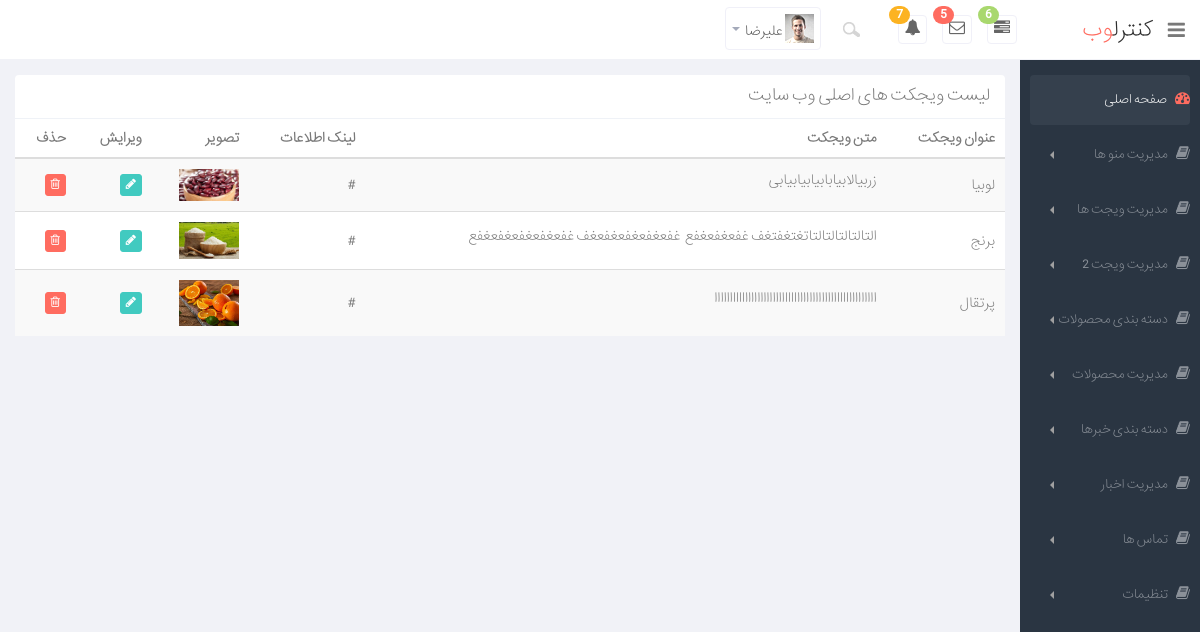
/admin/dashbord.php?m=widget&p=list (signed in), run on the app's committed database.
### tables this page shows
CREATE TABLE IF NOT EXISTS `widget_tbl` (
  `id` int(11) NOT NULL AUTO_INCREMENT,
  `title` varchar(100) NOT NULL,
  `text` text NOT NULL,
  `img` varchar(100) NOT NULL,
  `url_details` varchar(50) NOT NULL,
  PRIMARY KEY (`id`)
);

### include/widget.php (called while the page is built, shortened)
<?php
function listwidgetadmin()
{
    $connection = config();
    $sql = "SELECT * FROM widget_tbl";
    $row = mysqli_query($connection, $sql);
    while ($res = mysqli_fetch_assoc($row)) {
        $result[] = $res;
    }
    return $result;
}

### admin/widget/list.php (the view)
<div class="row">
    <div class="col-lg-12">
        <section class="panel">
            <header class="panel-heading">
                            لیست ویجکت های اصلی وب سایت
            </header>
            <table class="table table-striped table-advance table-hover">
                <thead>
                <tr>
                    <th>  عنوان ویجکت</th>
                    <th> متن ویجکت</th>
                    <th>لینک اطلاعات</th>
                    <th>تصویر </th>
                    <th>ویرایش</th>
                    <th>حذف</th>
                </tr>
                </thead>
                <tbody>
                <?php
                    $list=listwidgetadmin();
                    foreach ($list as $val):
                ?>
                <tr>
                    <td><?php echo $val['title']; ?></td>
                    <td><?php echo $val['text']; ?></td>
                    <td><?php echo $val['url_details']; ?></td>
                    <td><img width="60"  src="<?php echo $val['img']; ?>"/></td>
                    <td><a href="dashbord.php?m=widget&p=edit&id=<?php echo $val['id']; ?>" class="btn btn-primary btn-xs"><i class="icon-pencil"></i></a></td>
                    <td><a href="dashbord.php?m=widget&p=delete&id=<?php echo $val['id']; ?>" class="btn btn-danger btn-xs"><i class="icon-trash "></i></a></td>
                </tr>
                <?php
                endforeach;
                ?>
                </tbody>
            </table>
        </section>
    </div>
</div>

### admin/css/style.css (style rules this page uses)
body { color: #797979; background: #f1f2f7; font-family: 'main', sans-serif; padding: 0px !important; margin: 0px !important; font-size:13px; }
.table-advance tr td { vertical-align: middle !important; }
body { direction:rtl; }

### data on the page
widget_tbl: title "لوبیا", text "زربیالابیابابیابیابیابی", url_details "#", img (picture)
widget_tbl: title "برنج", text "التالتالتالتالتاتغتغفتغف غفعغفعغفع غفعغفعغفعغفعغف غفعغفعغفعغفعغفع", url_details "#", img (picture)
widget_tbl: title "پرتقال", text "ااااااااااااااااااااااااااااااااااااااااااااااااااااا", url_details "#", img (picture)

### other printed values
$_SESSION['username'] "علیرضا"
